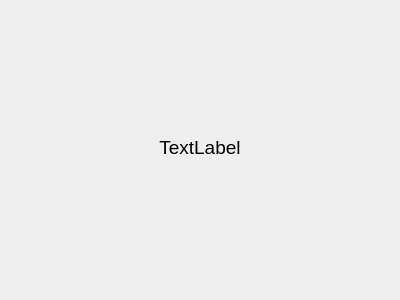
<?xml version="1.0" encoding="UTF-8"?>
<ui version="4.0">
 <class>WarnWindow</class>
 <widget class="QWidget" name="WarnWindow">
  <property name="geometry">
   <rect>
    <x>0</x>
    <y>0</y>
    <width>400</width>
    <height>300</height>
   </rect>
  </property>
  <property name="windowTitle">
   <string>Form</string>
  </property>
  <layout class="QVBoxLayout" name="verticalLayout">
   <item>
    <spacer name="verticalSpacer">
     <property name="orientation">
      <enum>Qt::Vertical</enum>
     </property>
     <property name="sizeHint" stdset="0">
      <size>
       <width>20</width>
       <height>40</height>
      </size>
     </property>
    </spacer>
   </item>
   <item>
    <widget class="QLabel" name="label">
     <property name="font">
      <font>
       <pointsize>14</pointsize>
      </font>
     </property>
     <property name="text">
      <string>TextLabel</string>
     </property>
     <property name="alignment">
      <set>Qt::AlignCenter</set>
     </property>
    </widget>
   </item>
   <item>
    <spacer name="verticalSpacer_2">
     <property name="orientation">
      <enum>Qt::Vertical</enum>
     </property>
     <property name="sizeHint" stdset="0">
      <size>
       <width>20</width>
       <height>40</height>
      </size>
     </property>
    </spacer>
   </item>
   <item>
    <widget class="QWidget" name="widget" native="true"/>
   </item>
  </layout>
 </widget>
 <resources/>
 <connections/>
</ui>
